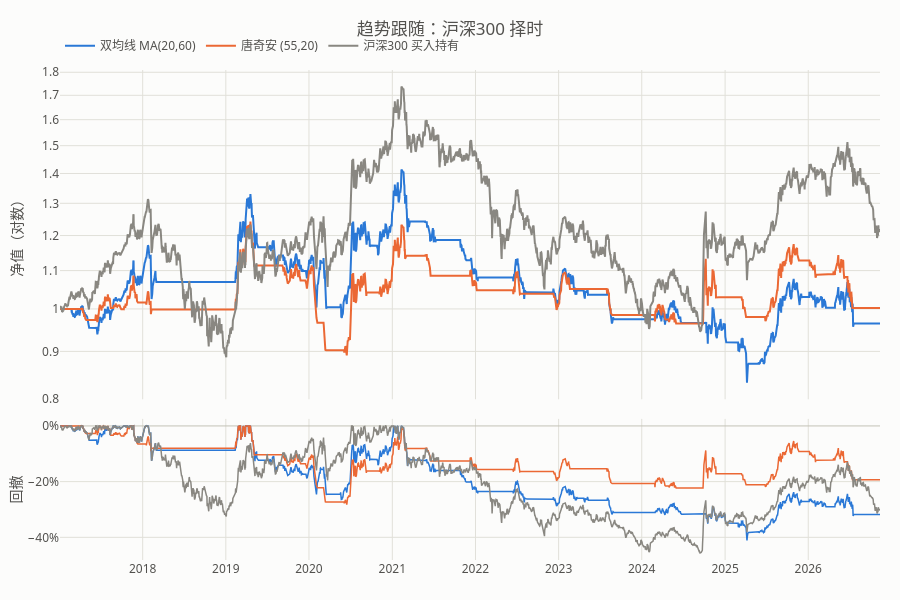

Notebook code for this chart:
### Code cell
plot_equity(tr, "趋势跟随：沪深300 择时")

### Figure 1 — Plotly figure (JSON) as saved in the notebook; plotly's stock layout.template omitted (floating-point values rounded to 4 significant figures; data arrays with more than 128 entries replaced by an {"elided": "..."} marker saying what was removed)
{"data": [{"hovertemplate": "%{y:.2f}", "legendgroup": "双均线 MA(20,60)", "line": {"color": "#2a78d6", "width": 2}, "name": "双均线 MA(20,60)", "type": "scatter", "x": {"elided": "2393 str values"}, "xaxis": "x", "y": {"elided": "2393 float values"}, "yaxis": "y"}, {"hovertemplate": "%{y:.1%}", "legendgroup": "双均线 MA(20,60)", "line": {"color": "#2a78d6", "width": 1.5}, "name": "双均线 MA(20,60)", "showlegend": false, "type": "scatter", "x": {"elided": "2393 str values"}, "xaxis": "x2", "y": {"elided": "2393 float values"}, "yaxis": "y2"}, {"hovertemplate": "%{y:.2f}", "legendgroup": "唐奇安 (55,20)", "line": {"color": "#eb6834", "width": 2}, "name": "唐奇安 (55,20)", "type": "scatter", "x": {"elided": "2393 str values"}, "xaxis": "x", "y": {"elided": "2393 float values"}, "yaxis": "y"}, {"hovertemplate": "%{y:.1%}", "legendgroup": "唐奇安 (55,20)", "line": {"color": "#eb6834", "width": 1.5}, "name": "唐奇安 (55,20)", "showlegend": false, "type": "scatter", "x": {"elided": "2393 str values"}, "xaxis": "x2", "y": {"elided": "2393 float values"}, "yaxis": "y2"}, {"hovertemplate": "%{y:.2f}", "legendgroup": "沪深300 买入持有", "line": {"color": "#898781", "width": 2}, "name": "沪深300 买入持有", "type": "scatter", "x": {"elided": "2393 str values"}, "xaxis": "x", "y": {"elided": "2393 float values"}, "yaxis": "y"}, {"hovertemplate": "%{y:.1%}", "legendgroup": "沪深300 买入持有", "line": {"color": "#898781", "width": 1.5}, "name": "沪深300 买入持有", "showlegend": false, "type": "scatter", "x": {"elided": "2393 str values"}, "xaxis": "x2", "y": {"elided": "2393 float values"}, "yaxis": "y2"}], "layout": {"height": 600, "title": {"text": "趋势跟随：沪深300 择时"}, "xaxis": {"anchor": "y", "domain": [0, 1], "matches": "x2", "showticklabels": false}, "xaxis2": {"anchor": "y2", "domain": [0, 1]}, "yaxis": {"anchor": "x", "domain": [0.328, 1.0], "title": {"text": "净值（对数）"}, "type": "log"}, "yaxis2": {"anchor": "x2", "domain": [0, 0.288], "tickformat": ".0%", "title": {"text": "回撤"}}}}
